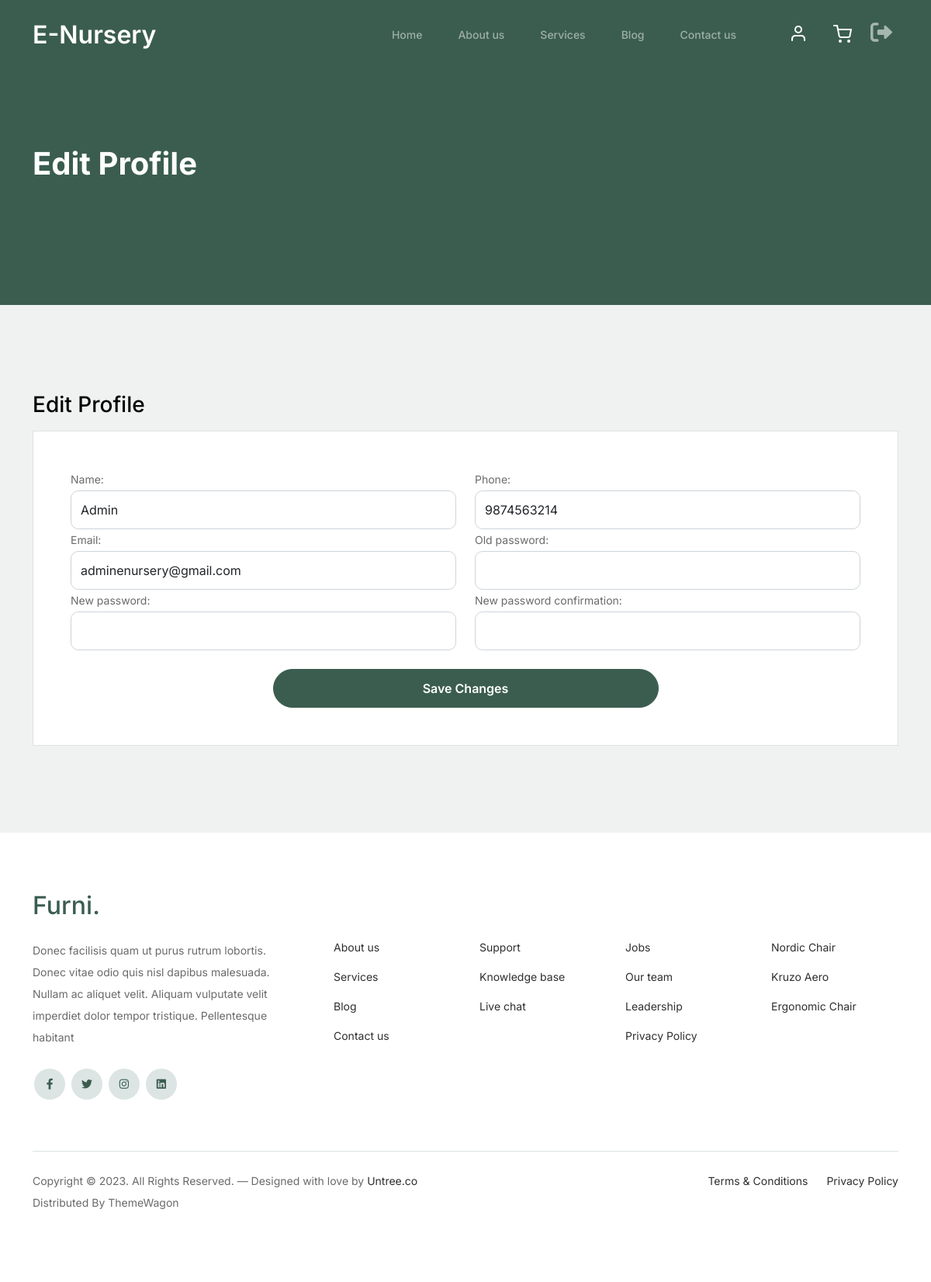
Screenshot of /editprofile (signed in) with the database file from the repository.
### accounts/models.py (models this page shows, shortened)
class Customers(AbstractUser):
    username = None
    last_name = None
    first_name = None
    email = models.EmailField(max_length=254, unique=True)
    name = models.CharField(max_length=50, null=True)
    phone = models.CharField(max_length=10)
    objects = CustomerManager()
    USERNAME_FIELD = 'email'
    REQUIRED_FIELDS = ['phone', 'name']

### accounts/views.py (the view)
# urls.py: path('editprofile', views.edit_profile_view, name='editprofile'),
def edit_profile_view(request):
    user = request.user
    if request.method == 'POST':
        user_form = ChangeProfileForm(request.POST, instance=user)
        password_form = StyledPasswordForm(user, request.POST)
        print(user_form.is_valid(), "user form valid")
        print(password_form.is_valid(), "password form valid")
        if user_form.is_valid() and password_form.is_valid():
            user_form.save()
            password_form.save()
            messages.success(request, 'Profile updated successfully.')
            return render(request, 'registration/change_user_details.html')
    else:
        user_form = ChangeProfileForm(instance=user)
        password_form = StyledPasswordForm(user)
    return render(request, 'registration/change_user_details.html', {'user_form': user_form, 'password_form': password_form})

### accounts/forms.py
class ChangeProfileForm(forms.ModelForm):
    class Meta:
        model = get_user_model()
        fields = ['name', 'email', 'phone']
    def __init__(self, *args, **kwargs):
        super(ChangeProfileForm, self).__init__(*args, **kwargs)
        self.fields['name'].widget.attrs['class'] = 'form-control'
        self.fields['email'].widget.attrs['class'] = 'form-control'
        self.fields['phone'].widget.attrs['class'] = 'form-control'

class StyledPasswordForm(PasswordChangeForm):
    def __init__(self,  *args, **kwargs):
        super(StyledPasswordForm, self).__init__(*args, **kwargs)
        self.fields['old_password'].widget.attrs['class'] = 'form-control'
        self.fields['new_password1'].widget.attrs['class'] = 'form-control'
        self.fields['new_password2'].widget.attrs['class'] = 'form-control'

### templates/registration/change_user_details.html (shortened to what this page needs)
{% extends "base.html" %} {% block content %}
<div class="hero">
  <div class="container">
    <div class="row justify-content-between">
      <div class="col-lg-5">
        <div class="intro-excerpt">
          <h1>Edit Profile</h1>
        </div>
      </div>
    </div>
  </div>
</div>
<div class="untree_co-section">
  <div class="container">
    <div class="row">
      <div class="col-md-12 mb-5 mb-md-0">
        <h2 class="h3 mb-3 text-black">Edit Profile</h2>
        <div class="p-3 p-lg-5 border bg-white">
          <form action="{% url 'editprofile' %}" method="post">
            <div class="form-group row">
              <div class="col-6">
                {{ user_form.name.label_tag }} {{ user_form.name }} {{user_form.name.errors }}
              </div>
              <div class="col-6">
                {{ user_form.phone.label_tag }} {{ user_form.phone }} {{ user_form.phone.errors }}
              </div>
            </div>
            <div class="form-group row">
              <div class="col-6">
                {{ user_form.email.label_tag }} {{ user_form.email }} {{ user_form.email.errors }}
              </div>
              <div class="col-6">
                {{ password_form.old_password.label_tag }} {{ password_form.old_password }} {{ password_form.old_password.errors }}
              </div>
            </div>
            <div class="form-group row">
              <div class="col-6">
                {{ password_form.new_password1.label_tag }} {{ password_form.new_password1 }} {{ password_form.new_password1.errors }}
              </div>
              <div class="col-6">
                {{ password_form.new_password2.label_tag }} {{ password_form.new_password2 }} {{ password_form.new_password2.errors }}
              </div>
            </div>
            {% if not messages %}
            <div class="row">
              <div class="d-grid gap-2 col-6 mx-auto mt-4">
                <input
                  type="submit"
                  value="Save Changes"
                  class="btn btn-primary" />
              </div>
            </div>
            {% endif %}
          </form>
        </div>
      </div>
    </div>
  </div>
</div>
{% endblock %}

### templates/base.html (shortened to what this page needs)
<!doctype html>
<html lang="en">
	{% load static %}
<head>
	<link href="{% static 'css/bootstrap.min.css' %}" rel="stylesheet">
	<link href="https://cdnjs.cloudflare.com/ajax/libs/font-awesome/6.0.0-beta3/css/all.min.css" rel="stylesheet">
	<link href="{% static 'css/tiny-slider.css' %}" rel="stylesheet">
	<link href="{% static 'css/style.css' %}" rel="stylesheet">
</head>
<body>
	<nav class="custom-navbar navbar navbar navbar-expand-md navbar-dark bg-dark" arial-label="Furni navigation bar">
		<div class="container">
			<a class="navbar-brand" href="index.html">E-Nursery</a>
			<div class="collapse navbar-collapse" id="navbarsFurni">
				<ul class="custom-navbar-nav navbar-nav ms-auto mb-2 mb-md-0">
					<li class="nav-item">
						<a class="nav-link" href="home">Home</a>
					</li>
					<li><a class="nav-link" href="about.html">About us</a></li>
					<li><a class="nav-link" href="services.html">Services</a></li>
					<li><a class="nav-link" href="blog.html">Blog</a></li>
					<li><a class="nav-link" href="{% url 'contact' %}">Contact us</a></li>
				</ul>
				<ul class="custom-navbar-cta navbar-nav mb-2 mb-md-0 ms-5">
					<li><a class="nav-link" href="{% url 'editprofile' %}"><img src="{% static 'images/user.svg' %}"></a></li>
					<li><a class="nav-link" href="cart"><img src="{% static 'images/cart.svg' %}"></a></li>
					<li><a class="nav-link ms-2" href="{% url 'logout' %}"><i class="fa fa-sign-out-alt" style="font-size: 28px;"></i></a></li>
				</ul>
			</div>
		</div>
	</nav>
	{% block content %}
	{% endblock %}
	<footer class="footer-section">
		<div class="container relative">
			<div class="row g-5 mb-5">
				<div class="col-lg-4">
					<div class="mb-4 footer-logo-wrap"><a href="#" class="footer-logo">Furni<span>.</span></a></div>
					<p class="mb-4">Donec facilisis quam ut purus rutrum lobortis. Donec vitae odio quis nisl dapibus
						malesuada. Nullam ac aliquet velit. Aliquam vulputate velit imperdiet dolor tempor tristique.
						Pellentesque habitant</p>
					<ul class="list-unstyled custom-social">
						<li><a href="#"><span class="fa fa-brands fa-facebook-f"></span></a></li>
						<li><a href="#"><span class="fa fa-brands fa-twitter"></span></a></li>
						<li><a href="#"><span class="fa fa-brands fa-instagram"></span></a></li>
						<li><a href="#"><span class="fa fa-brands fa-linkedin"></span></a></li>
					</ul>
				</div>
				<div class="col-lg-8">
					<div class="row links-wrap">
						<div class="col-6 col-sm-6 col-md-3">
							<ul class="list-unstyled">
								<li><a href="#">About us</a></li>
								<li><a href="#">Services</a></li>
								<li><a href="#">Blog</a></li>
								<li><a href="#">Contact us</a></li>
							</ul>
						</div>
						<div class="col-6 col-sm-6 col-md-3">
							<ul class="list-unstyled">
								<li><a href="#">Support</a></li>
								<li><a href="#">Knowledge base</a></li>
								<li><a href="#">Live chat</a></li>
							</ul>
						</div>
						<div class="col-6 col-sm-6 col-md-3">
							<ul class="list-unstyled">
								<li><a href="#">Jobs</a></li>
								<li><a href="#">Our team</a></li>
								<li><a href="#">Leadership</a></li>
								<li><a href="#">Privacy Policy</a></li>
							</ul>
						</div>
						<div class="col-6 col-sm-6 col-md-3">
							<ul class="list-unstyled">
								<li><a href="#">Nordic Chair</a></li>
								<li><a href="#">Kruzo Aero</a></li>
								<li><a href="#">Ergonomic Chair</a></li>
							</ul>
						</div>
					</div>
				</div>
			</div>
			<div class="border-top copyright">
				<div class="row pt-4">
					<div class="col-lg-6">
						<p class="mb-2 text-center text-lg-start">Copyright &copy;
							<script>document.write(new Date().getFullYear());</script>. All Rights Reserved. &mdash;
							Designed with love by <a href="https://untree.co">Untree.co</a> Distributed By <a
								hreff="https://themewagon.com">ThemeWagon</a>
						</p>
					</div>
					<div class="col-lg-6 text-center text-lg-end">
						<ul class="list-unstyled d-inline-flex ms-auto">
							<li class="me-4"><a href="#">Terms &amp; Conditions</a></li>
							<li><a href="#">Privacy Policy</a></li>
						</ul>
					</div>
				</div>
			</div>
		</div>
	</footer>
</body>
</html>

### static/css/style.css (style rules this page uses)
body { overflow-x: hidden; position: relative; }
body { font-family: "Inter", sans-serif; font-weight: 400; line-height: 28px; color: #6a6a6a; font-size: 14px; background-color: #eff2f1; }
a { text-decoration: none; -webkit-transition: .3s all ease; -o-transition: .3s all ease; transition: .3s all ease; color: #2f2f2f; text-decoration: underline; }
.custom-navbar { background: #3b5d50 !important; padding-top: 20px; padding-bottom: 20px; }
.custom-navbar .navbar-brand { font-size: 32px; font-weight: 600; }
@media (min-width: 992px) { .custom-navbar .custom-navbar-nav li { margin-left: 15px; margin-right: 15px; } }
.custom-navbar .custom-navbar-nav li a { font-weight: 500; color: #ffffff !important; opacity: .5; -webkit-transition: .3s all ease; -o-transition: .3s all ease; transition: .3s all ease; position: relative; }
@media (min-width: 768px) { .custom-navbar .custom-navbar-nav li a:before { content: ""; position: absolute; bottom: 0; left: 8px; right: 8px; background: #f9bf29; height: 5px; opacity: 1; visibility: visible; width: 0; -webkit-transition: .15s all ease-out; -o-transition: .15s all ease-out; transition: .15s all ease-out; } }
.custom-navbar .custom-navbar-cta { margin-left: 0 !important; -webkit-box-orient: horizontal; -webkit-box-direction: normal; -ms-flex-direction: row; flex-direction: row; }
@media (min-width: 768px) { .custom-navbar .custom-navbar-cta { margin-left: 40px !important; } }
.custom-navbar .custom-navbar-cta li { margin-left: 0px; margin-right: 0px; }
.custom-navbar .custom-navbar-cta li:first-child { margin-right: 20px; }
.hero { background: #3b5d50; padding: calc(4rem - 30px) 0 0rem 0; }
@media (min-width: 768px) { .hero { padding: calc(4rem - 30px) 0 4rem 0; } }
@media (min-width: 992px) { .hero { padding: calc(8rem - 30px) 0 8rem 0; } }
.hero .intro-excerpt { position: relative; z-index: 4; }
@media (min-width: 992px) { .hero .intro-excerpt { max-width: 450px; } }
.hero h1 { font-weight: 700; color: #ffffff; margin-bottom: 30px; }
.btn { font-weight: 600; padding: 12px 30px; border-radius: 30px; color: #ffffff; background: #2f2f2f; border-color: #2f2f2f; }
.btn.btn-primary { background: #3b5d50; border-color: #3b5d50; }
.footer-section { padding: 80px 0; background: #ffffff; }
.footer-section .relative { position: relative; }
.footer-section a { text-decoration: none; color: #2f2f2f; -webkit-transition: .3s all ease; -o-transition: .3s all ease; transition: .3s all ease; }
.footer-section .links-wrap { margin-top: 0px; }
@media (min-width: 992px) { .footer-section .links-wrap { margin-top: 54px; } }
.footer-section .links-wrap ul li { margin-bottom: 10px; }
.footer-section .footer-logo-wrap .footer-logo { font-size: 32px; font-weight: 500; text-decoration: none; color: #3b5d50; }
.footer-section .custom-social li { margin: 2px; display: inline-block; }
.footer-section .custom-social li a { width: 40px; height: 40px; text-align: center; line-height: 40px; display: inline-block; background: #dce5e4; color: #3b5d50; border-radius: 50%; }
.footer-section .border-top { border-color: #dce5e4; }
.footer-section .border-top.copyright { font-size: 14px !important; }
.untree_co-section { padding: 7rem 0; }
.form-control { height: 50px; border-radius: 10px; font-family: "Inter", sans-serif; }

### rows the page displays
Customers: name "Admin", phone "9874563214", email "adminenursery@gmail.com"

### other values shown
{{ user_form.name.label_tag }} "Name:"
{{ user_form.phone.label_tag }} "Phone:"
{{ user_form.email.label_tag }} "Email:"
{{ password_form.old_password.label_tag }} "Old password:"
{{ password_form.new_password1.label_tag }} "New password:"
{{ password_form.new_password2.label_tag }} "New password confirmation:"
